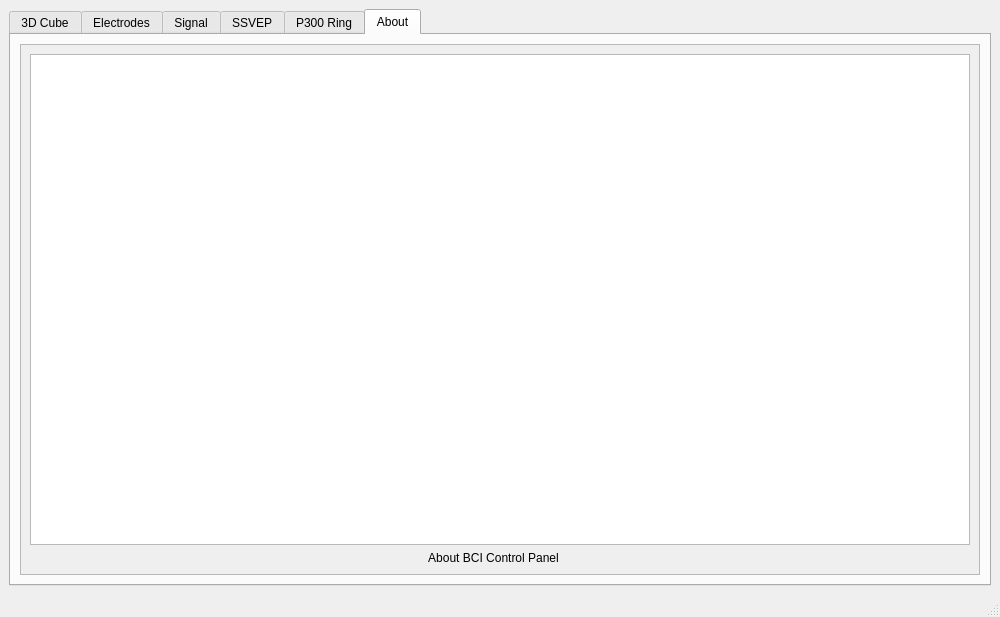
<?xml version="1.0" encoding="UTF-8"?>
<ui version="4.0">
 <class>MainWindow</class>
 <widget class="QMainWindow" name="MainWindow">
  <property name="geometry">
   <rect>
    <x>0</x>
    <y>0</y>
    <width>1000</width>
    <height>617</height>
   </rect>
  </property>
  <property name="sizePolicy">
   <sizepolicy hsizetype="Fixed" vsizetype="Fixed">
    <horstretch>0</horstretch>
    <verstretch>0</verstretch>
   </sizepolicy>
  </property>
  <property name="minimumSize">
   <size>
    <width>1000</width>
    <height>617</height>
   </size>
  </property>
  <property name="maximumSize">
   <size>
    <width>1000</width>
    <height>617</height>
   </size>
  </property>
  <property name="windowTitle">
   <string>BCI Control Panel</string>
  </property>
  <widget class="QWidget" name="centralwidget">
   <property name="sizePolicy">
    <sizepolicy hsizetype="Preferred" vsizetype="Preferred">
     <horstretch>0</horstretch>
     <verstretch>0</verstretch>
    </sizepolicy>
   </property>
   <property name="minimumSize">
    <size>
     <width>0</width>
     <height>0</height>
    </size>
   </property>
   <property name="maximumSize">
    <size>
     <width>16777215</width>
     <height>16777215</height>
    </size>
   </property>
   <layout class="QHBoxLayout" name="horizontalLayout_6">
    <property name="sizeConstraint">
     <enum>QLayout::SetDefaultConstraint</enum>
    </property>
    <item>
     <widget class="QTabWidget" name="tabWidget">
      <property name="sizePolicy">
       <sizepolicy hsizetype="Expanding" vsizetype="Expanding">
        <horstretch>0</horstretch>
        <verstretch>0</verstretch>
       </sizepolicy>
      </property>
      <property name="currentIndex">
       <number>5</number>
      </property>
      <widget class="QWidget" name="tab_Cube">
       <attribute name="title">
        <string>3D Cube</string>
       </attribute>
       <layout class="QHBoxLayout" name="horizontalLayout">
        <item>
         <widget class="MyQGLWidget" name="MyCube" native="true">
          <property name="sizePolicy">
           <sizepolicy hsizetype="Expanding" vsizetype="Expanding">
            <horstretch>0</horstretch>
            <verstretch>0</verstretch>
           </sizepolicy>
          </property>
          <property name="minimumSize">
           <size>
            <width>500</width>
            <height>500</height>
           </size>
          </property>
         </widget>
        </item>
        <item>
         <spacer name="horizontalSpacer">
          <property name="orientation">
           <enum>Qt::Horizontal</enum>
          </property>
          <property name="sizeHint" stdset="0">
           <size>
            <width>40</width>
            <height>20</height>
           </size>
          </property>
         </spacer>
        </item>
        <item>
         <layout class="QVBoxLayout" name="verticalLayout_2">
          <item>
           <widget class="QLabel" name="label">
            <property name="text">
             <string>TextLabel</string>
            </property>
           </widget>
          </item>
          <item>
           <widget class="QSlider" name="speedSlider">
            <property name="minimum">
             <number>1</number>
            </property>
            <property name="maximum">
             <number>100</number>
            </property>
            <property name="orientation">
             <enum>Qt::Horizontal</enum>
            </property>
           </widget>
          </item>
          <item>
           <widget class="QPushButton" name="pushButton_Spin">
            <property name="text">
             <string>Spin</string>
            </property>
            <property name="checkable">
             <bool>true</bool>
            </property>
           </widget>
          </item>
          <item>
           <widget class="QPushButton" name="pushButton_X">
            <property name="text">
             <string>X</string>
            </property>
            <property name="checkable">
             <bool>true</bool>
            </property>
           </widget>
          </item>
          <item>
           <widget class="QPushButton" name="pushButton_Y">
            <property name="text">
             <string>Y</string>
            </property>
            <property name="checkable">
             <bool>true</bool>
            </property>
           </widget>
          </item>
          <item>
           <widget class="QPushButton" name="pushButton_Z">
            <property name="text">
             <string>Z</string>
            </property>
            <property name="checkable">
             <bool>true</bool>
            </property>
           </widget>
          </item>
          <item>
           <spacer name="verticalSpacer">
            <property name="orientation">
             <enum>Qt::Vertical</enum>
            </property>
            <property name="sizeHint" stdset="0">
             <size>
              <width>20</width>
              <height>40</height>
             </size>
            </property>
           </spacer>
          </item>
         </layout>
        </item>
       </layout>
      </widget>
      <widget class="QWidget" name="tab_Electrodes">
       <attribute name="title">
        <string>Electrodes</string>
       </attribute>
       <layout class="QHBoxLayout" name="horizontalLayout_2">
        <item>
         <widget class="ElectrodeMap" name="MyElectrodeMap">
          <property name="sizePolicy">
           <sizepolicy hsizetype="Fixed" vsizetype="Fixed">
            <horstretch>0</horstretch>
            <verstretch>0</verstretch>
           </sizepolicy>
          </property>
          <property name="minimumSize">
           <size>
            <width>500</width>
            <height>500</height>
           </size>
          </property>
          <property name="baseSize">
           <size>
            <width>0</width>
            <height>0</height>
           </size>
          </property>
          <property name="renderHints">
           <set>QPainter::Antialiasing|QPainter::TextAntialiasing</set>
          </property>
         </widget>
        </item>
        <item>
         <spacer name="horizontalSpacer_2">
          <property name="orientation">
           <enum>Qt::Horizontal</enum>
          </property>
          <property name="sizeHint" stdset="0">
           <size>
            <width>40</width>
            <height>20</height>
           </size>
          </property>
         </spacer>
        </item>
        <item>
         <layout class="QVBoxLayout" name="verticalLayout_3">
          <item>
           <widget class="QLabel" name="label_2">
            <property name="text">
             <string>TextLabel</string>
            </property>
           </widget>
          </item>
          <item>
           <spacer name="verticalSpacer_2">
            <property name="orientation">
             <enum>Qt::Vertical</enum>
            </property>
            <property name="sizeHint" stdset="0">
             <size>
              <width>20</width>
              <height>40</height>
             </size>
            </property>
           </spacer>
          </item>
         </layout>
        </item>
       </layout>
      </widget>
      <widget class="QWidget" name="tab_EEG">
       <attribute name="title">
        <string>Signal</string>
       </attribute>
       <layout class="QHBoxLayout" name="horizontalLayout_3">
        <item>
         <widget class="EEGTab" name="MyEEGTab" native="true"/>
        </item>
       </layout>
      </widget>
      <widget class="QWidget" name="tab_SSVEP">
       <attribute name="title">
        <string>SSVEP</string>
       </attribute>
       <layout class="QHBoxLayout" name="horizontalLayout_8">
        <item>
         <widget class="SSVEPTab" name="mySSVEPTab" native="true"/>
        </item>
       </layout>
      </widget>
      <widget class="QWidget" name="tab_P300_Ring">
       <attribute name="title">
        <string>P300 Ring</string>
       </attribute>
       <layout class="QHBoxLayout" name="horizontalLayout_7">
        <item>
         <widget class="QGraphicsView" name="ringDisplay"/>
        </item>
       </layout>
      </widget>
      <widget class="QWidget" name="tab_About">
       <attribute name="title">
        <string>About</string>
       </attribute>
       <layout class="QHBoxLayout" name="horizontalLayout_5">
        <item>
         <widget class="QScrollArea" name="scrollArea_2">
          <property name="widgetResizable">
           <bool>true</bool>
          </property>
          <widget class="QWidget" name="scrollAreaWidgetContents_2">
           <property name="geometry">
            <rect>
             <x>0</x>
             <y>0</y>
             <width>956</width>
             <height>512</height>
            </rect>
           </property>
           <layout class="QVBoxLayout" name="verticalLayout_4">
            <item>
             <widget class="QTextEdit" name="textLog"/>
            </item>
            <item>
             <layout class="QHBoxLayout" name="horizontalLayout_4">
              <item>
               <widget class="QLabel" name="label_3">
                <property name="sizePolicy">
                 <sizepolicy hsizetype="Expanding" vsizetype="Preferred">
                  <horstretch>0</horstretch>
                  <verstretch>0</verstretch>
                 </sizepolicy>
                </property>
                <property name="text">
                 <string>&lt;html&gt;&lt;head/&gt;&lt;body&gt;&lt;p&gt;About BCI Control Panel&lt;/p&gt;&lt;/body&gt;&lt;/html&gt;</string>
                </property>
                <property name="alignment">
                 <set>Qt::AlignHCenter|Qt::AlignTop</set>
                </property>
               </widget>
              </item>
              <item>
               <widget class="QLabel" name="label_4">
                <property name="sizePolicy">
                 <sizepolicy hsizetype="Preferred" vsizetype="Preferred">
                  <horstretch>0</horstretch>
                  <verstretch>0</verstretch>
                 </sizepolicy>
                </property>
                <property name="text">
                 <string/>
                </property>
                <property name="pixmap">
                 <pixmap>lab_logo.png</pixmap>
                </property>
               </widget>
              </item>
             </layout>
            </item>
           </layout>
          </widget>
         </widget>
        </item>
       </layout>
      </widget>
     </widget>
    </item>
   </layout>
  </widget>
  <widget class="QMenuBar" name="menubar">
   <property name="geometry">
    <rect>
     <x>0</x>
     <y>0</y>
     <width>1000</width>
     <height>21</height>
    </rect>
   </property>
  </widget>
  <widget class="QStatusBar" name="statusbar"/>
 </widget>
 <customwidgets>
  <customwidget>
   <class>MyQGLWidget</class>
   <extends>QWidget</extends>
   <header>MyQGLWidget</header>
   <container>1</container>
  </customwidget>
  <customwidget>
   <class>ElectrodeMap</class>
   <extends>QGraphicsView</extends>
   <header>ElectrodeMap</header>
  </customwidget>
  <customwidget>
   <class>EEGTab</class>
   <extends>QWidget</extends>
   <header>EEGTab</header>
   <container>1</container>
  </customwidget>
  <customwidget>
   <class>SSVEPTab</class>
   <extends>QWidget</extends>
   <header>SSVEPTab</header>
   <container>1</container>
  </customwidget>
 </customwidgets>
 <resources/>
 <connections/>
</ui>
